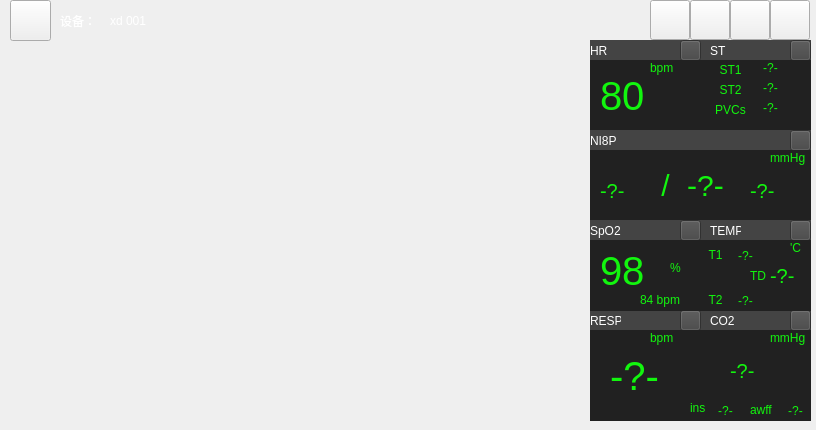
<?xml version="1.0" encoding="UTF-8"?>
<ui version="4.0">
 <class>MainWidget</class>
 <widget class="QWidget" name="MainWidget">
  <property name="geometry">
   <rect>
    <x>0</x>
    <y>0</y>
    <width>816</width>
    <height>430</height>
   </rect>
  </property>
  <property name="windowTitle">
   <string>MainWidget</string>
  </property>
  <widget class="QPainterWidget" name="widget_a" native="true">
   <property name="geometry">
    <rect>
     <x>10</x>
     <y>40</y>
     <width>571</width>
     <height>121</height>
    </rect>
   </property>
  </widget>
  <widget class="QPushButton" name="pushButton_b">
   <property name="geometry">
    <rect>
     <x>650</x>
     <y>0</y>
     <width>40</width>
     <height>40</height>
    </rect>
   </property>
   <property name="styleSheet">
    <string notr="true">QPushButton{border-image: url(:/yun.png);}
QPushButton:hover{border-image: url(:/yun.png);}
QPushButton:pressed{border-image: url(:/yun_p.png);}</string>
   </property>
   <property name="text">
    <string/>
   </property>
  </widget>
  <widget class="QPushButton" name="pushButton_c">
   <property name="geometry">
    <rect>
     <x>690</x>
     <y>0</y>
     <width>40</width>
     <height>40</height>
    </rect>
   </property>
   <property name="styleSheet">
    <string notr="true">QPushButton{border-image: url(:/waring.png);}
QPushButton:hover{border-image: url(:/waring.png);}
QPushButton:pressed{border-image: url(:/waring_p.png);}</string>
   </property>
   <property name="text">
    <string/>
   </property>
  </widget>
  <widget class="QPushButton" name="pushButton_d">
   <property name="geometry">
    <rect>
     <x>730</x>
     <y>0</y>
     <width>40</width>
     <height>40</height>
    </rect>
   </property>
   <property name="styleSheet">
    <string notr="true">QPushButton{border-image: url(:/home.png);}
QPushButton:hover{border-image: url(:/home.png);}
QPushButton:pressed{border-image: url(:/home_p.png);}</string>
   </property>
   <property name="text">
    <string/>
   </property>
  </widget>
  <widget class="QPushButton" name="pushButton_e">
   <property name="geometry">
    <rect>
     <x>770</x>
     <y>0</y>
     <width>40</width>
     <height>40</height>
    </rect>
   </property>
   <property name="styleSheet">
    <string notr="true">QPushButton{border-image: url(:/max.png);}
QPushButton:hover{border-image: url(:/max.png);}
QPushButton:pressed{border-image: url(:/max_p.png);}</string>
   </property>
   <property name="text">
    <string/>
   </property>
  </widget>
  <widget class="QPainterWidget" name="widget_b" native="true">
   <property name="geometry">
    <rect>
     <x>10</x>
     <y>170</y>
     <width>571</width>
     <height>121</height>
    </rect>
   </property>
  </widget>
  <widget class="QPainterWidget" name="widget_c" native="true">
   <property name="geometry">
    <rect>
     <x>10</x>
     <y>300</y>
     <width>571</width>
     <height>121</height>
    </rect>
   </property>
  </widget>
  <widget class="QLabel" name="label_2">
   <property name="geometry">
    <rect>
     <x>60</x>
     <y>0</y>
     <width>51</width>
     <height>41</height>
    </rect>
   </property>
   <property name="styleSheet">
    <string notr="true">color:rgb(255,255,255);</string>
   </property>
   <property name="text">
    <string>设备：</string>
   </property>
  </widget>
  <widget class="QWidget" name="widget" native="true">
   <property name="geometry">
    <rect>
     <x>590</x>
     <y>40</y>
     <width>221</width>
     <height>21</height>
    </rect>
   </property>
   <property name="styleSheet">
    <string notr="true">background:rgb(68,68,68);</string>
   </property>
   <widget class="QLabel" name="label_4">
    <property name="geometry">
     <rect>
      <x>120</x>
      <y>0</y>
      <width>31</width>
      <height>21</height>
     </rect>
    </property>
    <property name="styleSheet">
     <string notr="true">color:rgb(255,255,255);</string>
    </property>
    <property name="text">
     <string>ST</string>
    </property>
   </widget>
   <widget class="QLabel" name="label_3">
    <property name="geometry">
     <rect>
      <x>0</x>
      <y>0</y>
      <width>31</width>
      <height>21</height>
     </rect>
    </property>
    <property name="styleSheet">
     <string notr="true">color:rgb(255,255,255);</string>
    </property>
    <property name="text">
     <string>HR</string>
    </property>
   </widget>
   <widget class="QPushButton" name="pushButton_5">
    <property name="geometry">
     <rect>
      <x>90</x>
      <y>0</y>
      <width>21</width>
      <height>21</height>
     </rect>
    </property>
    <property name="styleSheet">
     <string notr="true">QPushButton{border-image: url(:/set.jpg);}
QPushButton:hover{border-image: url(:/set.jpg);}
QPushButton:pressed{border-image: url(:/set_p.jpg);}</string>
    </property>
    <property name="text">
     <string/>
    </property>
   </widget>
   <widget class="QPushButton" name="pushButton_11">
    <property name="geometry">
     <rect>
      <x>200</x>
      <y>0</y>
      <width>21</width>
      <height>21</height>
     </rect>
    </property>
    <property name="styleSheet">
     <string notr="true">QPushButton{border-image: url(:/set.jpg);}
QPushButton:hover{border-image: url(:/set.jpg);}
QPushButton:pressed{border-image: url(:/set_p.jpg);}</string>
    </property>
    <property name="text">
     <string/>
    </property>
   </widget>
  </widget>
  <widget class="QWidget" name="widget_2" native="true">
   <property name="geometry">
    <rect>
     <x>590</x>
     <y>130</y>
     <width>221</width>
     <height>21</height>
    </rect>
   </property>
   <property name="styleSheet">
    <string notr="true">background:rgb(68,68,68);</string>
   </property>
   <widget class="QLabel" name="label_8">
    <property name="geometry">
     <rect>
      <x>0</x>
      <y>0</y>
      <width>31</width>
      <height>21</height>
     </rect>
    </property>
    <property name="styleSheet">
     <string notr="true">color:rgb(255,255,255);</string>
    </property>
    <property name="text">
     <string>NI8P</string>
    </property>
   </widget>
   <widget class="QPushButton" name="pushButton_10">
    <property name="geometry">
     <rect>
      <x>200</x>
      <y>0</y>
      <width>21</width>
      <height>21</height>
     </rect>
    </property>
    <property name="styleSheet">
     <string notr="true">QPushButton{border-image: url(:/set.jpg);}
QPushButton:hover{border-image: url(:/set.jpg);}
QPushButton:pressed{border-image: url(:/set_p.jpg);}</string>
    </property>
    <property name="text">
     <string/>
    </property>
   </widget>
  </widget>
  <widget class="QWidget" name="widget_3" native="true">
   <property name="geometry">
    <rect>
     <x>590</x>
     <y>220</y>
     <width>221</width>
     <height>21</height>
    </rect>
   </property>
   <property name="styleSheet">
    <string notr="true">background:rgb(68,68,68);</string>
   </property>
   <widget class="QLabel" name="label_11">
    <property name="geometry">
     <rect>
      <x>120</x>
      <y>0</y>
      <width>31</width>
      <height>21</height>
     </rect>
    </property>
    <property name="styleSheet">
     <string notr="true">color:rgb(255,255,255);</string>
    </property>
    <property name="text">
     <string>TEMP</string>
    </property>
   </widget>
   <widget class="QLabel" name="label_12">
    <property name="geometry">
     <rect>
      <x>0</x>
      <y>0</y>
      <width>31</width>
      <height>21</height>
     </rect>
    </property>
    <property name="styleSheet">
     <string notr="true">color:rgb(255,255,255);</string>
    </property>
    <property name="text">
     <string>SpO2</string>
    </property>
   </widget>
   <widget class="QPushButton" name="pushButton_6">
    <property name="geometry">
     <rect>
      <x>90</x>
      <y>0</y>
      <width>21</width>
      <height>21</height>
     </rect>
    </property>
    <property name="styleSheet">
     <string notr="true">QPushButton{border-image: url(:/set.jpg);}
QPushButton:hover{border-image: url(:/set.jpg);}
QPushButton:pressed{border-image: url(:/set_p.jpg);}</string>
    </property>
    <property name="text">
     <string/>
    </property>
   </widget>
   <widget class="QPushButton" name="pushButton_9">
    <property name="geometry">
     <rect>
      <x>200</x>
      <y>0</y>
      <width>21</width>
      <height>21</height>
     </rect>
    </property>
    <property name="styleSheet">
     <string notr="true">QPushButton{border-image: url(:/set.jpg);}
QPushButton:hover{border-image: url(:/set.jpg);}
QPushButton:pressed{border-image: url(:/set_p.jpg);}</string>
    </property>
    <property name="text">
     <string/>
    </property>
   </widget>
  </widget>
  <widget class="QWidget" name="widget_4" native="true">
   <property name="geometry">
    <rect>
     <x>590</x>
     <y>310</y>
     <width>221</width>
     <height>21</height>
    </rect>
   </property>
   <property name="styleSheet">
    <string notr="true">background:rgb(68,68,68);</string>
   </property>
   <widget class="QLabel" name="label_15">
    <property name="geometry">
     <rect>
      <x>120</x>
      <y>0</y>
      <width>31</width>
      <height>21</height>
     </rect>
    </property>
    <property name="styleSheet">
     <string notr="true">color:rgb(255,255,255);</string>
    </property>
    <property name="text">
     <string>CO2</string>
    </property>
   </widget>
   <widget class="QLabel" name="label_16">
    <property name="geometry">
     <rect>
      <x>0</x>
      <y>0</y>
      <width>31</width>
      <height>21</height>
     </rect>
    </property>
    <property name="styleSheet">
     <string notr="true">color:rgb(255,255,255);</string>
    </property>
    <property name="text">
     <string>RESP</string>
    </property>
   </widget>
   <widget class="QPushButton" name="pushButton_7">
    <property name="geometry">
     <rect>
      <x>90</x>
      <y>0</y>
      <width>21</width>
      <height>21</height>
     </rect>
    </property>
    <property name="styleSheet">
     <string notr="true">QPushButton{border-image: url(:/set.jpg);}
QPushButton:hover{border-image: url(:/set.jpg);}
QPushButton:pressed{border-image: url(:/set_p.jpg);}</string>
    </property>
    <property name="text">
     <string/>
    </property>
   </widget>
   <widget class="QPushButton" name="pushButton_8">
    <property name="geometry">
     <rect>
      <x>200</x>
      <y>0</y>
      <width>21</width>
      <height>21</height>
     </rect>
    </property>
    <property name="styleSheet">
     <string notr="true">QPushButton{border-image: url(:/set.jpg);}
QPushButton:hover{border-image: url(:/set.jpg);}
QPushButton:pressed{border-image: url(:/set_p.jpg);}</string>
    </property>
    <property name="text">
     <string/>
    </property>
   </widget>
  </widget>
  <widget class="QWidget" name="widget_5" native="true">
   <property name="geometry">
    <rect>
     <x>590</x>
     <y>60</y>
     <width>221</width>
     <height>70</height>
    </rect>
   </property>
   <property name="styleSheet">
    <string notr="true">background:rgb(33,33,33);</string>
   </property>
   <widget class="QLabel" name="label_A_1">
    <property name="geometry">
     <rect>
      <x>10</x>
      <y>10</y>
      <width>51</width>
      <height>51</height>
     </rect>
    </property>
    <property name="styleSheet">
     <string notr="true">color:rgb(18,245,14); font-size:40px;</string>
    </property>
    <property name="text">
     <string>80</string>
    </property>
   </widget>
   <widget class="QLabel" name="label_10">
    <property name="geometry">
     <rect>
      <x>60</x>
      <y>0</y>
      <width>31</width>
      <height>16</height>
     </rect>
    </property>
    <property name="styleSheet">
     <string notr="true">color:rgb(18,245,14); </string>
    </property>
    <property name="text">
     <string>bpm</string>
    </property>
   </widget>
   <widget class="QLabel" name="label_25">
    <property name="geometry">
     <rect>
      <x>120</x>
      <y>0</y>
      <width>41</width>
      <height>20</height>
     </rect>
    </property>
    <property name="styleSheet">
     <string notr="true">color:rgb(18,245,14); </string>
    </property>
    <property name="text">
     <string>ST1</string>
    </property>
    <property name="alignment">
     <set>Qt::AlignCenter</set>
    </property>
   </widget>
   <widget class="QLabel" name="label_26">
    <property name="geometry">
     <rect>
      <x>120</x>
      <y>20</y>
      <width>41</width>
      <height>20</height>
     </rect>
    </property>
    <property name="styleSheet">
     <string notr="true">color:rgb(18,245,14); </string>
    </property>
    <property name="text">
     <string>ST2</string>
    </property>
    <property name="alignment">
     <set>Qt::AlignCenter</set>
    </property>
   </widget>
   <widget class="QLabel" name="label_27">
    <property name="geometry">
     <rect>
      <x>120</x>
      <y>40</y>
      <width>41</width>
      <height>20</height>
     </rect>
    </property>
    <property name="styleSheet">
     <string notr="true">color:rgb(18,245,14); </string>
    </property>
    <property name="text">
     <string>PVCs</string>
    </property>
    <property name="alignment">
     <set>Qt::AlignCenter</set>
    </property>
   </widget>
   <widget class="QLabel" name="label_A_2">
    <property name="geometry">
     <rect>
      <x>160</x>
      <y>0</y>
      <width>41</width>
      <height>16</height>
     </rect>
    </property>
    <property name="styleSheet">
     <string notr="true">color:rgb(18,245,14); </string>
    </property>
    <property name="text">
     <string>-?-</string>
    </property>
    <property name="alignment">
     <set>Qt::AlignCenter</set>
    </property>
   </widget>
   <widget class="QLabel" name="label_A_3">
    <property name="geometry">
     <rect>
      <x>160</x>
      <y>20</y>
      <width>41</width>
      <height>16</height>
     </rect>
    </property>
    <property name="styleSheet">
     <string notr="true">color:rgb(18,245,14); </string>
    </property>
    <property name="text">
     <string>-?-</string>
    </property>
    <property name="alignment">
     <set>Qt::AlignCenter</set>
    </property>
   </widget>
   <widget class="QLabel" name="label_A_4">
    <property name="geometry">
     <rect>
      <x>160</x>
      <y>40</y>
      <width>41</width>
      <height>16</height>
     </rect>
    </property>
    <property name="styleSheet">
     <string notr="true">color:rgb(18,245,14); </string>
    </property>
    <property name="text">
     <string>-?-</string>
    </property>
    <property name="alignment">
     <set>Qt::AlignCenter</set>
    </property>
   </widget>
  </widget>
  <widget class="QWidget" name="widget_6" native="true">
   <property name="geometry">
    <rect>
     <x>590</x>
     <y>150</y>
     <width>221</width>
     <height>70</height>
    </rect>
   </property>
   <property name="styleSheet">
    <string notr="true">background:rgb(33,33,33);</string>
   </property>
   <widget class="QLabel" name="label_B_1">
    <property name="geometry">
     <rect>
      <x>10</x>
      <y>20</y>
      <width>51</width>
      <height>41</height>
     </rect>
    </property>
    <property name="styleSheet">
     <string notr="true">color:rgb(18,245,14); font-size:20px;</string>
    </property>
    <property name="text">
     <string>-?-</string>
    </property>
   </widget>
   <widget class="QLabel" name="label_28">
    <property name="geometry">
     <rect>
      <x>180</x>
      <y>0</y>
      <width>41</width>
      <height>16</height>
     </rect>
    </property>
    <property name="styleSheet">
     <string notr="true">color:rgb(18,245,14); </string>
    </property>
    <property name="text">
     <string>mmHg</string>
    </property>
   </widget>
   <widget class="QLabel" name="label_B_2">
    <property name="geometry">
     <rect>
      <x>90</x>
      <y>10</y>
      <width>51</width>
      <height>51</height>
     </rect>
    </property>
    <property name="styleSheet">
     <string notr="true">color:rgb(18,245,14); font-size:30px;</string>
    </property>
    <property name="text">
     <string>-?-</string>
    </property>
    <property name="alignment">
     <set>Qt::AlignCenter</set>
    </property>
   </widget>
   <widget class="QLabel" name="label_B_3">
    <property name="geometry">
     <rect>
      <x>160</x>
      <y>20</y>
      <width>51</width>
      <height>41</height>
     </rect>
    </property>
    <property name="styleSheet">
     <string notr="true">color:rgb(18,245,14); font-size:20px;</string>
    </property>
    <property name="text">
     <string>-?-</string>
    </property>
   </widget>
   <widget class="QLabel" name="label_40">
    <property name="geometry">
     <rect>
      <x>60</x>
      <y>10</y>
      <width>31</width>
      <height>51</height>
     </rect>
    </property>
    <property name="styleSheet">
     <string notr="true">color:rgb(18,245,14); font-size:30px;</string>
    </property>
    <property name="text">
     <string>/</string>
    </property>
    <property name="alignment">
     <set>Qt::AlignCenter</set>
    </property>
   </widget>
  </widget>
  <widget class="QWidget" name="widget_7" native="true">
   <property name="geometry">
    <rect>
     <x>590</x>
     <y>240</y>
     <width>221</width>
     <height>71</height>
    </rect>
   </property>
   <property name="styleSheet">
    <string notr="true">background:rgb(33,33,33);</string>
   </property>
   <widget class="QLabel" name="label_C_1">
    <property name="geometry">
     <rect>
      <x>10</x>
      <y>10</y>
      <width>51</width>
      <height>41</height>
     </rect>
    </property>
    <property name="styleSheet">
     <string notr="true">color:rgb(18,245,14); font-size:40px;</string>
    </property>
    <property name="text">
     <string>98</string>
    </property>
   </widget>
   <widget class="QLabel" name="label_22">
    <property name="geometry">
     <rect>
      <x>80</x>
      <y>20</y>
      <width>16</width>
      <height>16</height>
     </rect>
    </property>
    <property name="styleSheet">
     <string notr="true">color:rgb(18,245,14); </string>
    </property>
    <property name="text">
     <string>%</string>
    </property>
   </widget>
   <widget class="QLabel" name="label_23">
    <property name="geometry">
     <rect>
      <x>50</x>
      <y>50</y>
      <width>41</width>
      <height>20</height>
     </rect>
    </property>
    <property name="styleSheet">
     <string notr="true">color:rgb(18,245,14); </string>
    </property>
    <property name="text">
     <string>84 bpm</string>
    </property>
   </widget>
   <widget class="QLabel" name="label_31">
    <property name="geometry">
     <rect>
      <x>110</x>
      <y>-1</y>
      <width>31</width>
      <height>31</height>
     </rect>
    </property>
    <property name="styleSheet">
     <string notr="true">color:rgb(18,245,14); </string>
    </property>
    <property name="text">
     <string>T1</string>
    </property>
    <property name="alignment">
     <set>Qt::AlignCenter</set>
    </property>
   </widget>
   <widget class="QLabel" name="label_32">
    <property name="geometry">
     <rect>
      <x>110</x>
      <y>50</y>
      <width>31</width>
      <height>20</height>
     </rect>
    </property>
    <property name="styleSheet">
     <string notr="true">color:rgb(18,245,14); </string>
    </property>
    <property name="text">
     <string>T2</string>
    </property>
    <property name="alignment">
     <set>Qt::AlignCenter</set>
    </property>
   </widget>
   <widget class="QLabel" name="label_33">
    <property name="geometry">
     <rect>
      <x>200</x>
      <y>0</y>
      <width>16</width>
      <height>16</height>
     </rect>
    </property>
    <property name="styleSheet">
     <string notr="true">color:rgb(18,245,14); </string>
    </property>
    <property name="text">
     <string>'C</string>
    </property>
   </widget>
   <widget class="QLabel" name="label_35">
    <property name="geometry">
     <rect>
      <x>160</x>
      <y>26</y>
      <width>16</width>
      <height>20</height>
     </rect>
    </property>
    <property name="styleSheet">
     <string notr="true">color:rgb(18,245,14); </string>
    </property>
    <property name="text">
     <string>TD</string>
    </property>
   </widget>
   <widget class="QLabel" name="label_C_3">
    <property name="geometry">
     <rect>
      <x>180</x>
      <y>20</y>
      <width>31</width>
      <height>31</height>
     </rect>
    </property>
    <property name="styleSheet">
     <string notr="true">color:rgb(18,245,14); font-size:20px;</string>
    </property>
    <property name="text">
     <string>-?-</string>
    </property>
   </widget>
   <widget class="QLabel" name="label_C_2">
    <property name="geometry">
     <rect>
      <x>140</x>
      <y>5</y>
      <width>31</width>
      <height>21</height>
     </rect>
    </property>
    <property name="styleSheet">
     <string notr="true">color:rgb(18,245,14); </string>
    </property>
    <property name="text">
     <string>-?-</string>
    </property>
    <property name="alignment">
     <set>Qt::AlignCenter</set>
    </property>
   </widget>
   <widget class="QLabel" name="label_C_4">
    <property name="geometry">
     <rect>
      <x>140</x>
      <y>50</y>
      <width>31</width>
      <height>21</height>
     </rect>
    </property>
    <property name="styleSheet">
     <string notr="true">color:rgb(18,245,14); </string>
    </property>
    <property name="text">
     <string>-?-</string>
    </property>
    <property name="alignment">
     <set>Qt::AlignCenter</set>
    </property>
   </widget>
  </widget>
  <widget class="QWidget" name="widget_8" native="true">
   <property name="geometry">
    <rect>
     <x>590</x>
     <y>330</y>
     <width>221</width>
     <height>91</height>
    </rect>
   </property>
   <property name="styleSheet">
    <string notr="true">background:rgb(33,33,33);</string>
   </property>
   <widget class="QLabel" name="label_D_1">
    <property name="geometry">
     <rect>
      <x>20</x>
      <y>20</y>
      <width>51</width>
      <height>51</height>
     </rect>
    </property>
    <property name="styleSheet">
     <string notr="true">color:rgb(18,245,14); font-size:40px;</string>
    </property>
    <property name="text">
     <string>-?-</string>
    </property>
   </widget>
   <widget class="QLabel" name="label_24">
    <property name="geometry">
     <rect>
      <x>60</x>
      <y>0</y>
      <width>31</width>
      <height>16</height>
     </rect>
    </property>
    <property name="styleSheet">
     <string notr="true">color:rgb(18,245,14); </string>
    </property>
    <property name="text">
     <string>bpm</string>
    </property>
   </widget>
   <widget class="QLabel" name="label_34">
    <property name="geometry">
     <rect>
      <x>180</x>
      <y>0</y>
      <width>41</width>
      <height>16</height>
     </rect>
    </property>
    <property name="styleSheet">
     <string notr="true">color:rgb(18,245,14); </string>
    </property>
    <property name="text">
     <string>mmHg</string>
    </property>
   </widget>
   <widget class="QLabel" name="label_D_2">
    <property name="geometry">
     <rect>
      <x>140</x>
      <y>20</y>
      <width>51</width>
      <height>41</height>
     </rect>
    </property>
    <property name="styleSheet">
     <string notr="true">color:rgb(18,245,14); font-size:20px;</string>
    </property>
    <property name="text">
     <string>-?-</string>
    </property>
   </widget>
   <widget class="QLabel" name="label_38">
    <property name="geometry">
     <rect>
      <x>100</x>
      <y>70</y>
      <width>21</width>
      <height>16</height>
     </rect>
    </property>
    <property name="styleSheet">
     <string notr="true">color:rgb(18,245,14); </string>
    </property>
    <property name="text">
     <string>ins</string>
    </property>
   </widget>
   <widget class="QLabel" name="label_39">
    <property name="geometry">
     <rect>
      <x>160</x>
      <y>70</y>
      <width>31</width>
      <height>20</height>
     </rect>
    </property>
    <property name="styleSheet">
     <string notr="true">color:rgb(18,245,14); </string>
    </property>
    <property name="text">
     <string>awff</string>
    </property>
   </widget>
   <widget class="QLabel" name="label_D_4">
    <property name="geometry">
     <rect>
      <x>190</x>
      <y>70</y>
      <width>31</width>
      <height>21</height>
     </rect>
    </property>
    <property name="styleSheet">
     <string notr="true">color:rgb(18,245,14); </string>
    </property>
    <property name="text">
     <string>-?-</string>
    </property>
    <property name="alignment">
     <set>Qt::AlignCenter</set>
    </property>
   </widget>
   <widget class="QLabel" name="label_D_3">
    <property name="geometry">
     <rect>
      <x>120</x>
      <y>70</y>
      <width>31</width>
      <height>21</height>
     </rect>
    </property>
    <property name="styleSheet">
     <string notr="true">color:rgb(18,245,14); </string>
    </property>
    <property name="text">
     <string>-?-</string>
    </property>
    <property name="alignment">
     <set>Qt::AlignCenter</set>
    </property>
   </widget>
  </widget>
  <widget class="QPushButton" name="pushButton_a">
   <property name="geometry">
    <rect>
     <x>10</x>
     <y>0</y>
     <width>41</width>
     <height>41</height>
    </rect>
   </property>
   <property name="styleSheet">
    <string notr="true">QPushButton{border-image: url(:/people.png);}
QPushButton:hover{border-image: url(:/people.png);}
QPushButton:pressed{border-image: url(:/people_p.png);}</string>
   </property>
   <property name="text">
    <string/>
   </property>
  </widget>
  <widget class="QLabel" name="label_id">
   <property name="geometry">
    <rect>
     <x>110</x>
     <y>0</y>
     <width>81</width>
     <height>41</height>
    </rect>
   </property>
   <property name="styleSheet">
    <string notr="true">color:rgb(255,255,255);</string>
   </property>
   <property name="text">
    <string>xd 001 </string>
   </property>
  </widget>
 </widget>
 <layoutdefault spacing="6" margin="11"/>
 <customwidgets>
  <customwidget>
   <class>QPainterWidget</class>
   <extends>QWidget</extends>
   <header>qpainterwidget.h</header>
   <container>1</container>
  </customwidget>
 </customwidgets>
 <resources/>
 <connections/>
</ui>
